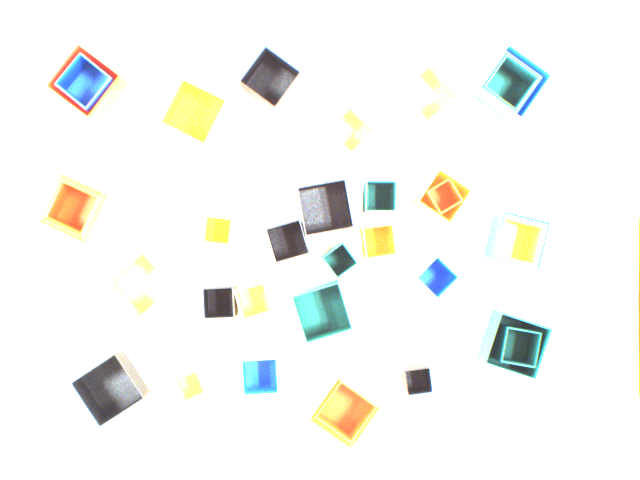
#> input picture camera/images8/black.png, 1280 x 960 px (shown at 1/2 size); its folder holds only this picture in this run
$ python test.py
#> lines starting #> are read from the running program, lines starting #| are printed output that depends on the picture; after the words box and inside, x2 and y2 are one past the last pixel; in counts of white or black regions, pixels touching at a corner belong together
#> in main, img is the input picture: shape (960, 1280, 3); mean B, G, R 243, 246.3, 244.9
"""
Simple "Square Detector" program.
Loads several images sequentially and tries to find squares in each image.
"""

from sklearn.cluster import DBSCAN
import numpy as np
import cv2 as cv


def angle_cos(p0, p1, p2):
    d1, d2 = (p0 - p1).astype('float'), (p2 - p1).astype('float')
    return abs(np.dot(d1, d2) / np.sqrt(np.dot(d1, d1) * np.dot(d2, d2)))


def is_square(cnt):
    if len(cnt) == 4 and cv.contourArea(cnt) > 1000 and cv.contourArea(cnt) < 100000 and cv.isContourConvex(cnt):
        # calculate length of each side
        lengths = [np.sqrt((cnt[i][0] - cnt[(i + 1) % 4][0]) ** 2 + (cnt[i][1] - cnt[(i + 1) % 4][1]) ** 2)
                   for i in range(4)]
        max_len = max(lengths)
        min_len = min(lengths)

        # calculate angle of each side
        max_cos = np.max([angle_cos(cnt[i], cnt[(i + 1) % 4], cnt[(i + 2) % 4]) for i in range(4)])

        if max_cos < 0.04 and max_len / min_len < 1.08:
            return True
    return False


def find_squares(img):
    squares = []
    img = cv.GaussianBlur(img, (5, 5), 0)

    # find squares in every color plane of the image
    for gray, color in zip(cv.split(img), ['b', 'g', 'r']):

        # try several threshold levels
        for thresh in range(5, 200, 1):

            # Threshold the image
            _retval, bin = cv.threshold(gray, thresh, 255, cv.THRESH_BINARY)

            # save image
            # if thresh > 15 and thresh < 40:
            #     cv.imwrite(f'threshold_{thresh}_{color}.png', bin)

            # Find contours and store them in a list
            contours, _hierarchy = cv.findContours(bin, cv.RETR_LIST, cv.CHAIN_APPROX_SIMPLE)

            # Test contours
            for cnt in contours:

                # Approximate the contour with accuracy proportional to the contour perimeter
                cnt_len = cv.arcLength(cnt, True)
                cnt = cv.approxPolyDP(cnt, 0.02 * cnt_len, True)

                # Test if the contour is a square
                if is_square(cnt):
                    squares.append(cnt)
#> this loop made 1 pass
#> color on pass 1: 'b'
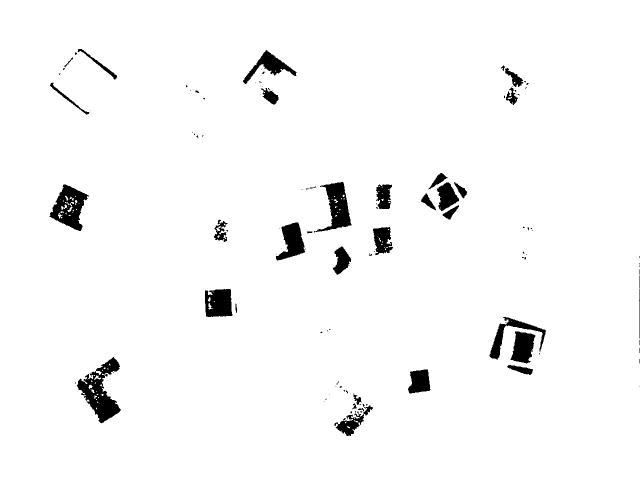
#> bin: shape (960, 1280) (shown at 1/2 size); 96.9% white; 113 black regions (77 under 20 px), largest, box (x1, y1, x2, y2) and area: (154, 714, 242, 847) 4890, (99, 369, 178, 462) 3727, (628, 364, 703, 465) 3335
#> after the loop, cnt = [[1030, 662], [1071, 671], [1059, 725], [1020, 719]]; squares = []
    return squares


def main():
    from glob import glob
    for img in glob('camera/images8/*.png'):
        img = cv.imread(img)
        squares = find_squares(img)
        # cv.drawContours(img, squares, -1, (0, 255, 0), 1)
        # cv.imshow('squares', img)
        # ch = cv.waitKey()


if __name__ == '__main__':
    print(__doc__)
#> (the run stopped early here; a loop or call above may not have finished)
